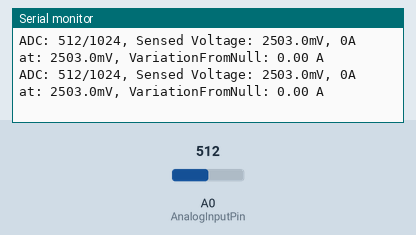
This sketch was run on a simulated Arduino Uno, built with avr-gcc and run on an emulated ATmega328P. On the bench: the last lines printed to the serial monitor. The test bench sets the inputs (shaded band); at power-on: A0 (AnalogInputPin) = 512.

Above: at 1.8 s.
1.9 s: A0 (AnalogInputPin) set to 716
At 2.9 s:
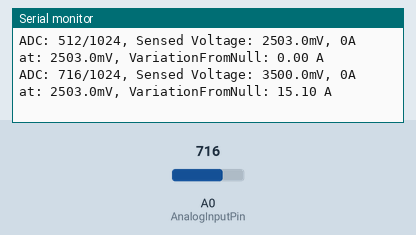
3.4 s: A0 (AnalogInputPin) set to 900
At 4.4 s:
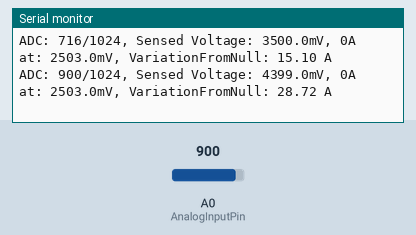
Timing chart, 0 to 6.4 s (numbered marks = the images above; inputs shaded):
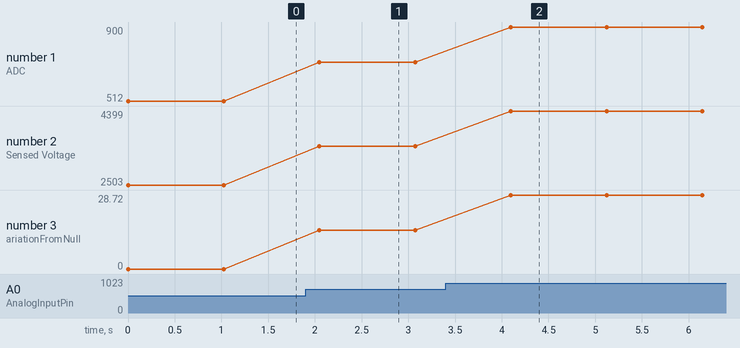

The sketch:

acs714.ino
```cpp
int AnalogInputPin = 0; // Define analog input pin
// --------------------------------------------------------------------------------------------------------
void setup(){
  Serial.begin(9600);
}
void loop(){
  double Current = currentSensor(analogRead(AnalogInputPin));  // Read  analog value
  Serial.print(", VariationFromNull: ");
  printDouble(Current, 2);                                     // display Current
  Serial.print(" A");
  Serial.println("");
  delay(1000);
}
// --------------------------------------------------------------------------------------------------------
// Print decimal numbers
void printDouble(double val, byte precision) {
  Serial.print (int(val));                                     // Print int part
  if( precision > 0) {                                         // Print decimal part
    Serial.print(".");
    unsigned long frac, mult = 1;
    byte padding = precision -1;
    while(precision--) mult *=10;
    if(val >= 0) frac = (val - int(val)) * mult; else frac = (int(val) - val) * mult;
    unsigned long frac1 = frac;
    while(frac1 /= 10) padding--;
    while(padding--) Serial.print("0");
    Serial.print(frac,DEC) ;
  }
}
// Read 1.1V reference against AVcc
long readInternalVcc() {
  long result;
  ADMUX = _BV(REFS0) | _BV(MUX3) | _BV(MUX2) | _BV(MUX1);
  delay(2);                                                    // Wait for Vref to settle
  ADCSRA |= _BV(ADSC);                                         // Convert
  while (bit_is_set(ADCSRA,ADSC));
  result = ADCL;
  result |= ADCH<<8;
  result = 1126400L / result;                                  // Back-calculate AVcc in mV
  return result;
}
// Calculate current with Allegro ACS714
double currentSensor(int RawADC) {
  int    Sensitivity    = 66; // mV/A
  long   InternalVcc    = readInternalVcc();
  double ZeroCurrentVcc = InternalVcc / 2;
  double SensedVoltage  = (RawADC * InternalVcc) / 1024;
  double Difference     = SensedVoltage - ZeroCurrentVcc;
  double SensedCurrent  = Difference / Sensitivity;
  Serial.print("ADC: ");
  Serial.print(RawADC);
  Serial.print("/1024");
  Serial.print(", Sensed Voltage: ");
  printDouble(SensedVoltage, 1);
  Serial.print("mV");
  Serial.print(", 0A at: ");
  printDouble(ZeroCurrentVcc, 1);
  Serial.print("mV");
  return SensedCurrent;                                        // Return the Current
}
```

Measured:
- after the input at 1.9 s, the serial monitor: prints a new line after 0.15 s (image 1)
- after the input at 3.4 s, the serial monitor: prints a new line after 0.70 s (image 2)
- plotted number 1: 512 → 716 after the input at 1.9 s, 716 → 900 after the input at 3.4 s
- plotted number 2: 2503 → 3500 after the input at 1.9 s, 3500 → 4399 after the input at 3.4 s
- plotted number 3: 0 → 15.1 after the input at 1.9 s, 15.1 → 28.72 after the input at 3.4 s
